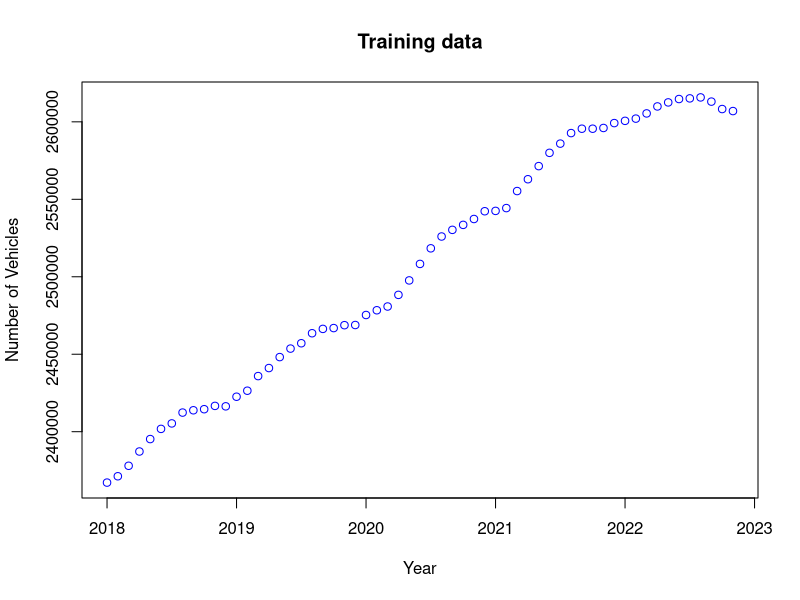
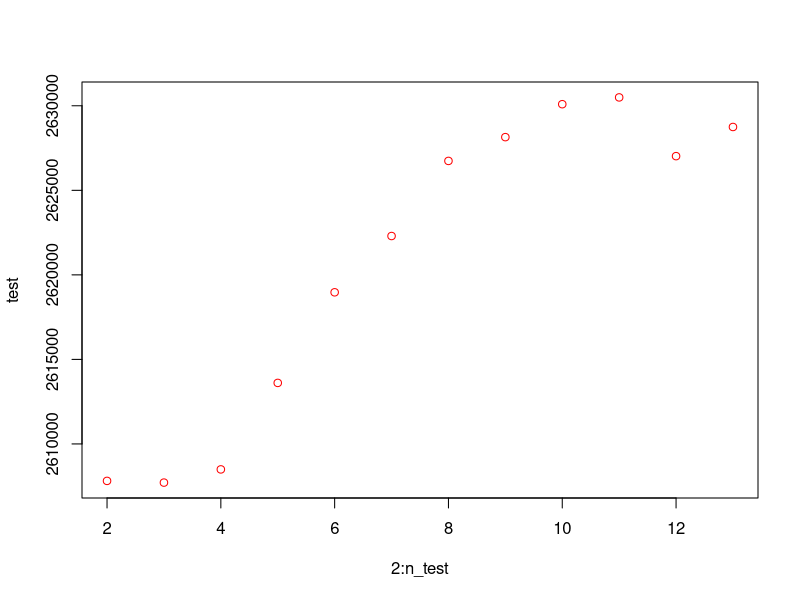
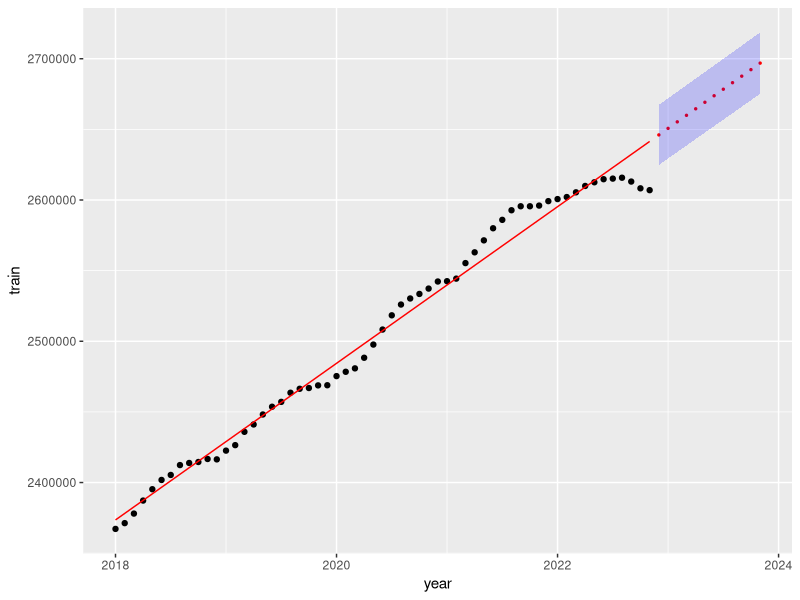
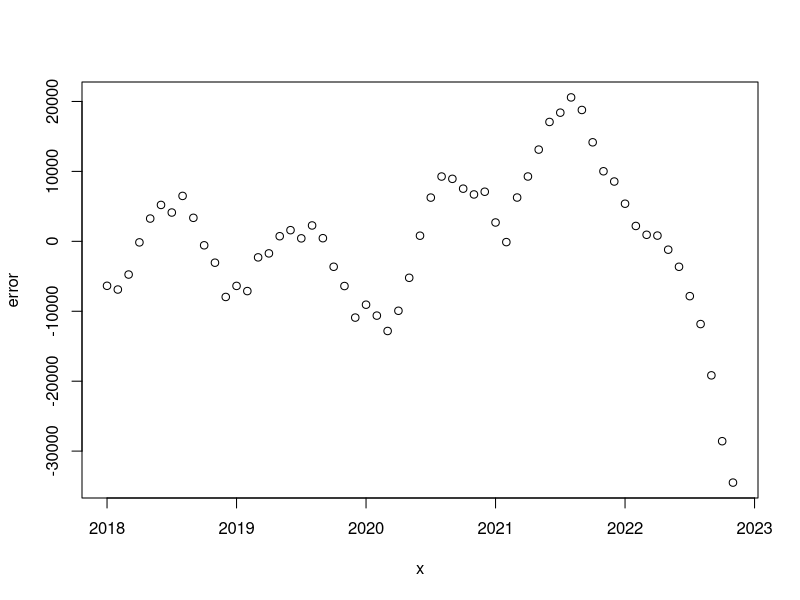
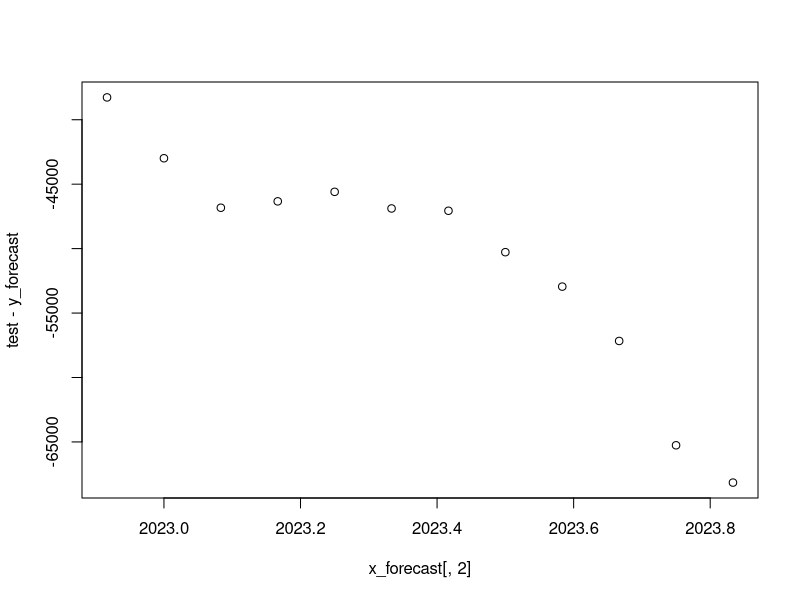
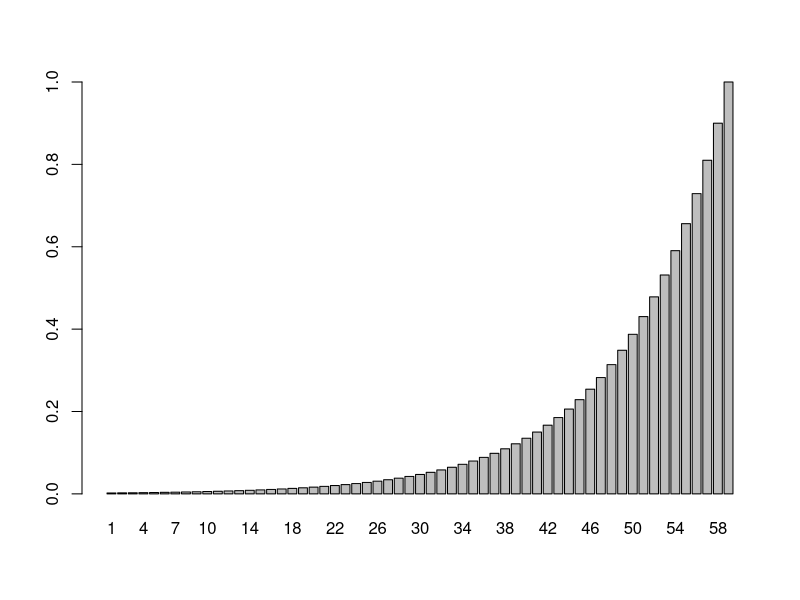
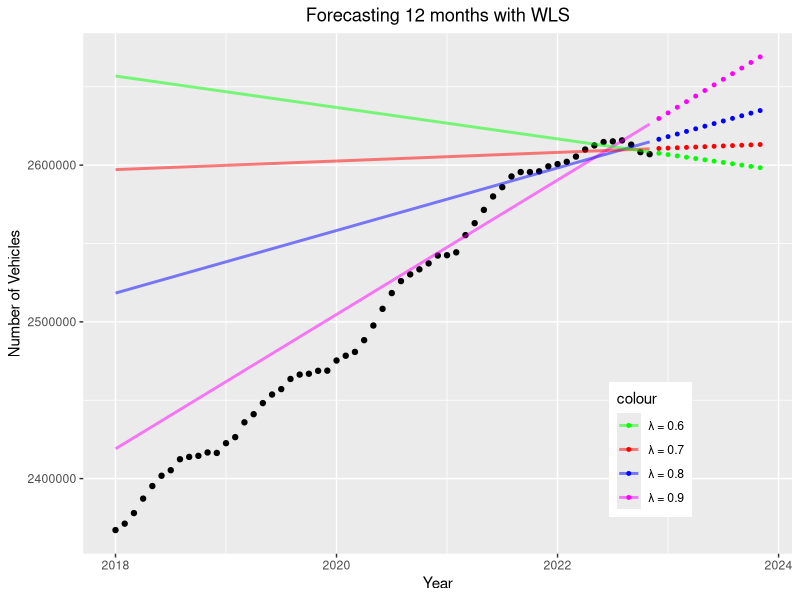

These figures' R source, in order:
# Required package to read excel
library("readxl")
library("ggplot2")

### DATA IMPORT ###
# Training Data
my_data <- read_excel("Assignment 1/DST_BIL54_train.xlsx")
n_train <- length(my_data)
train <- unlist(my_data[1, 2:n_train])
x <- seq(2018, 2022 + 10/12, by = 1 / 12)
n = length(x)
y_train = train

# Test Data
my_data <- read_excel("Assignment 1/DST_BIL54_test.xlsx")
n_test <- length(my_data)
test <- unlist(my_data[1, 2:n_test])


##### Q1 #####
plot(x, train, col = "blue", title("Training data"), xlab="Year", ylab="Number of Vehicles")

plot(2:n_test, test, col = "red")






##### Q2 #####
# Q2.1
ones <- rep(1, length(x))
x_ols <- cbind(ones, x)
theta <- solve(t(x_ols) %*% x_ols) %*% t(x_ols) %*% train

y_hat <- x_ols %*% theta
#plot(x, y_hat, col = "blue", title("Training data - OLS estimate"))
print(theta)

# Error, squared errors and residual variance estimate
error <- train - y_hat
RSS_ols <- t(error) %*% error
sigma2 <- as.numeric(RSS_ols) / (n_train - length(theta))

# Variance and std of estimated errors
v_ols <- sigma2 * solve(t(x_ols) %*% x_ols)
s_ols <- sqrt(v_ols)

# Make forecast for next 12 months
x_test <- seq(2022 + 11 / 12, 2023 + 10 / 12, by = 1 / 12)
x_forecast <- cbind(1, x_test)
y_forecast <- x_forecast %*% theta

# Confidence interval
alpha <- 0.05
vmatrix <- sigma2*(1+(x_forecast%*%solve(t(x_ols)%*%x_ols))%*%t(x_forecast))

CI_lb <- y_forecast - qt(alpha / 2, n_train - length(theta)) * sqrt(diag(vmatrix))
CI_ub <- y_forecast + qt(alpha / 2, n_train - length(theta)) * sqrt(diag(vmatrix))

# Plot fitted model, training data, forecast and CI
df_train <- data.frame(year = x, y = train, y_hat = y_hat)
df_forecast <- data.frame(year = x_forecast[,2], y = y_forecast, CI_lb = CI_lb, CI_ub = CI_ub)


ggplot(df_train, aes(x = year, y=train)) +
  geom_point(col = "black") + 
  geom_line(aes(x = year, y=y_hat), col="red", size = 0.5) +
  geom_point(data = df_forecast, aes(x = year, y = y), col="red", size=.5) +
  geom_ribbon(data=df_forecast, aes(x=year,ymin=CI_lb, ymax=CI_ub), inherit.aes=FALSE, alpha=0.2, fill="blue")

# Residual of model on historic data, clearly not white noise
plot(x, error)

# Test error, model overestimates car fleet
plot(x_forecast[,2], test - y_forecast)




##### Q3 #####

# 3.1
lambda = 0.9
SIGMA_OLS <- diag(n)
SIGMA_WLS <- diag(n)
for (i in 1:n) {
  SIGMA_WLS[i,i] <- 1/lambda^(n-i)
}
print(SIGMA_WLS[55:59,55:59])
W_WLS <- solve(SIGMA_WLS)

# 3.2
weights <- lambda^((n-1):0)
# plot the weights:
barplot(weights, names=1:n)

# 3.3
print(sum(weights))

# 3.4
WLS <- solve(t(x_ols)%*%solve(SIGMA_WLS)%*%x_ols)%*%(t(x_ols)%*%solve(SIGMA_WLS)%*%y_train)
print(WLS)

# 3.5
y_wls <- x_test
lambdas <- c(0.9, 0.8, 0.7, 0.6)
df_forecast_wls <- data.frame(year = x_forecast[,2])
frame_names <- c('l09', 'l08', 'l07', 'l06')
df_forecast_wls[frame_names] <- NA

df_train[frame_names] <- NA

for (j in 1:length(lambdas)) {
  lambda = lambdas[j]
  for (i in 1:n) {
    SIGMA_WLS[i,i] <- 1/lambda^(n-i)
  }
  WLS <- solve(t(x_ols)%*%solve(SIGMA_WLS)%*%x_ols)%*%(t(x_ols)%*%solve(SIGMA_WLS)%*%y_train)
  y_pred <- x_forecast %*% WLS
  df_forecast_wls[frame_names[j]] <- y_pred
  df_train[frame_names[j]] <- x_ols %*% WLS
}

colors <- c("magenta", "blue", "red", "green")

ggplot(df_train, aes(x = year, y=train, colour='black')) +
  geom_point(col = "black") +
  geom_point(data=df_forecast_wls, aes(x=year, y=l09, colour="n9"), size=1)+
  geom_point(data=df_forecast_wls, aes(x=year, y=l08, colour="n8"), size=1)+
  geom_point(data=df_forecast_wls, aes(x=year, y=l07, colour="n7"), size=1)+
  geom_point(data=df_forecast_wls, aes(x=year, y=l06, colour="n6"), size=1)+
  geom_line(data=df_train, aes(x=year, y=l09, colour="n9"),linewidth=1, alpha=0.5)+
  geom_line(data=df_train, aes(x=year, y=l08, colour="n8"),linewidth=1, alpha=0.5)+
  geom_line(data=df_train, aes(x=year, y=l07, colour="n7"),linewidth=1, alpha=0.5)+
  geom_line(data=df_train, aes(x=year, y=l06, colour="n6"),linewidth=1, alpha=0.5)+
  theme(legend.position = c(0.8, 0.2), plot.title = element_text(hjust = 0.5)) +
  scale_color_manual(values = c(n9 = colors[1], n8 = colors[2], n7 = colors[3], n6 = colors[4]),
                     labels = c(n9 = "\u03bb = 0.9", n8 = "\u03bb = 0.8", n7 = "\u03bb = 0.7", n6 = "\u03bb = 0.6")) +
  labs(y= "Number of Vehicles", x = "Year", title = "Forecasting 12 months with WLS")
  
# 3.6


##### Q4 #####
